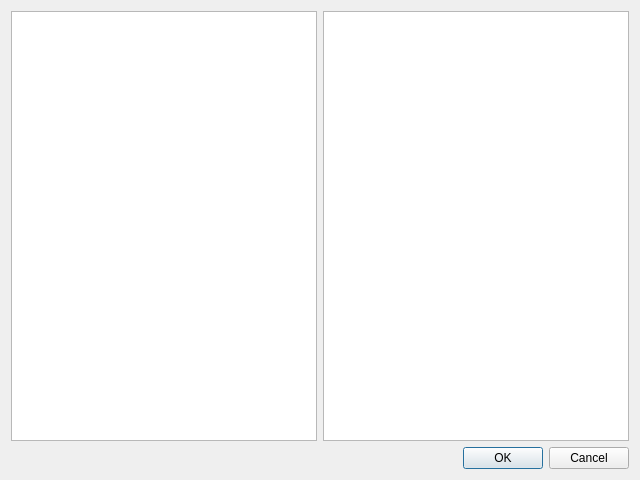
<?xml version="1.0" encoding="UTF-8"?>
<ui version="4.0">
 <class>TextEditor</class>
 <widget class="QDialog" name="TextEditor">
  <property name="geometry">
   <rect>
    <x>0</x>
    <y>0</y>
    <width>640</width>
    <height>480</height>
   </rect>
  </property>
  <property name="windowTitle">
   <string>Dialog</string>
  </property>
  <layout class="QVBoxLayout" name="verticalLayout">
   <item>
    <layout class="QHBoxLayout" name="horizontalLayout_2">
     <item>
      <widget class="QListWidget" name="text_list"/>
     </item>
     <item>
      <widget class="QTextEdit" name="textEdit"/>
     </item>
    </layout>
   </item>
   <item>
    <widget class="QDialogButtonBox" name="buttonBox">
     <property name="orientation">
      <enum>Qt::Horizontal</enum>
     </property>
     <property name="standardButtons">
      <set>QDialogButtonBox::Cancel|QDialogButtonBox::Ok</set>
     </property>
    </widget>
   </item>
  </layout>
 </widget>
 <resources/>
 <connections>
  <connection>
   <sender>buttonBox</sender>
   <signal>accepted()</signal>
   <receiver>TextEditor</receiver>
   <slot>accept()</slot>
   <hints>
    <hint type="sourcelabel">
     <x>248</x>
     <y>254</y>
    </hint>
    <hint type="destinationlabel">
     <x>157</x>
     <y>274</y>
    </hint>
   </hints>
  </connection>
  <connection>
   <sender>buttonBox</sender>
   <signal>rejected()</signal>
   <receiver>TextEditor</receiver>
   <slot>reject()</slot>
   <hints>
    <hint type="sourcelabel">
     <x>316</x>
     <y>260</y>
    </hint>
    <hint type="destinationlabel">
     <x>286</x>
     <y>274</y>
    </hint>
   </hints>
  </connection>
 </connections>
</ui>
